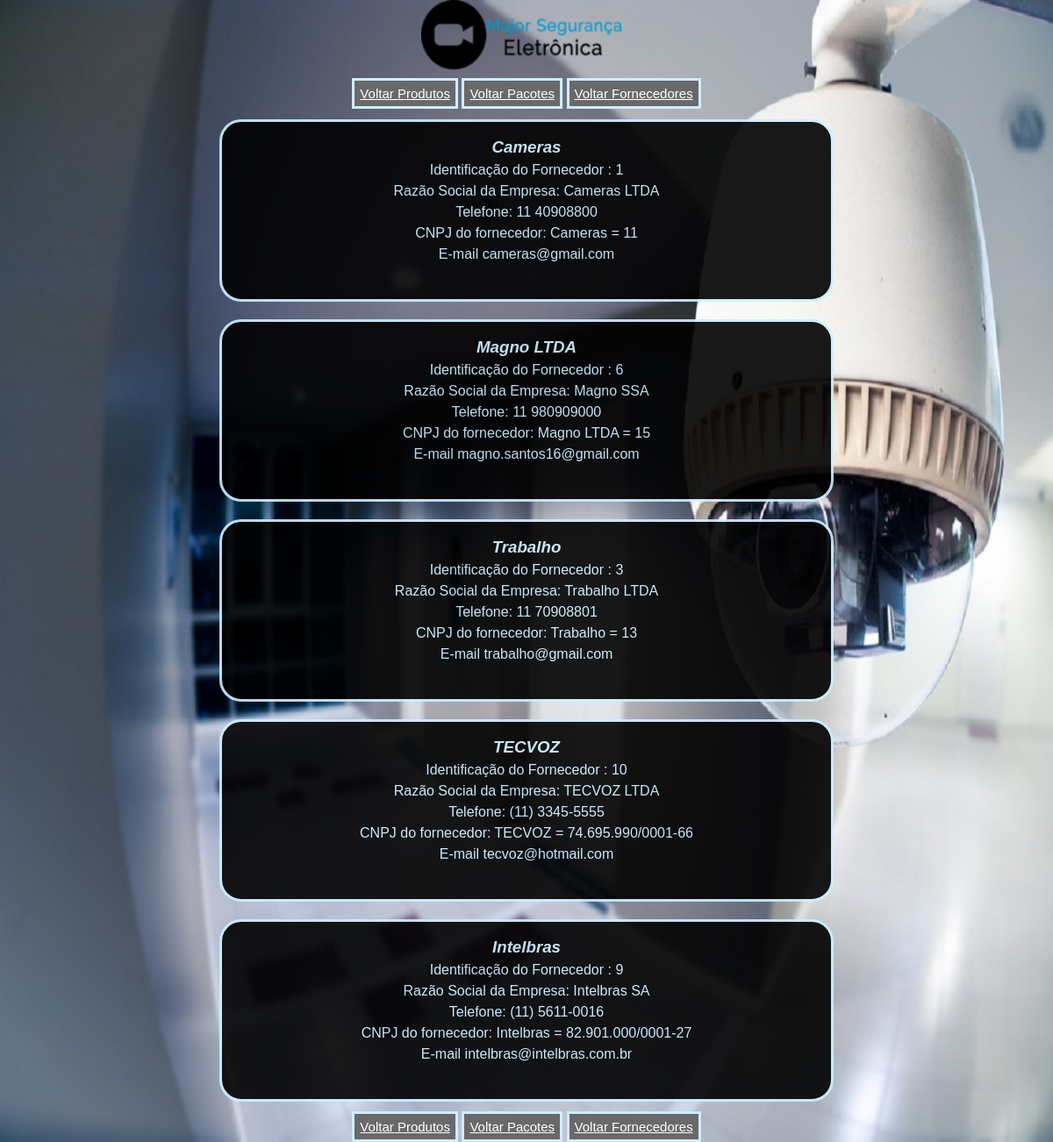
Screenshot of /sist.web/forn.php with the database file from the repository.
### tables this page shows
CREATE TABLE IF NOT EXISTS `fornecedor` (
  `id_forn` int(11) NOT NULL AUTO_INCREMENT,
  `razao_social` varchar(40) NOT NULL,
  `nome_forn` varchar(40) NOT NULL,
  `telefone` char(15) NOT NULL,
  `cnpj` char(18) NOT NULL,
  `email` varchar(100) NOT NULL,
  PRIMARY KEY (`id_forn`),
  UNIQUE KEY `email` (`email`)
);

### sist.web/forn.php (the view, shortened to what this page needs)
<html lang="pt-br">
    <head>
    <link rel="stylesheet" type="text/css" href="estilo.css">
    </head>
    <body>
        <div id="menu">
            <center><div <a href="index.html"><img src="imagens/logoex.png" width="240" height="80"></a></div><br>
            <a id="pag" href="Produto.html">Voltar Produtos</a>
            <a id="pag" href="Pacote.html">Voltar Pacotes</a>
            <a id="pag" href="Fornecedores.html">Voltar Fornecedores</a>
            </center>
        </div>
    </body>
</html>
<?php
echo '<link rel="stylesheet" type="text/css" href="estilophp.css">';
echo '<body>';
include "conexao.php";
    try
    {
        $Comando=$conexao->prepare("SELECT * FROM fornecedor");
    if($Comando->execute())
    {
        while ($linha=$Comando->fetch(PDO::FETCH_OBJ))
        {
            echo '<div id=bloco>';
            echo '<h3><i>'.$linha->nome_forn.'</i></h3>';
            echo 'Identificação do Fornecedor : '.$linha->id_forn.'<br>';
            echo 'Razão Social da Empresa: '.$linha->razao_social.'<br>';
            echo 'Telefone: '.$linha->telefone.'<br>';
            echo 'CNPJ do fornecedor: '.$linha->nome_forn.' = '.$linha->cnpj.'<br>';
            echo 'E-mail '.$linha->email.'<br><br>';
            echo '</div>';
        }
    }
    else
    {
        echo "<script>alert('Não foi possível completar a consulta!')</script>";
        echo ('<meta http-equiv="refresh"content=0;"fornecedores.html">');
    }
    }
    catch (PDOException $erro)
    {
        echo "Erro:".$erro->getMessage();
    }
    echo '</body>';
?>
<html>
    <center>
        <a id="pag" href="Produto.html">Voltar Produtos</a>
        <a id="pag" href="Pacote.html">Voltar Pacotes</a>
        <a id="pag" href="Fornecedores.html">Voltar Fornecedores</a>
    </center>
</html>

### sist.web/estilo.css (style rules this page uses)
* { margin: 0; padding: 0; }
body { font-size: 1em; font-family: "Trebuche MV", Helvetica, sans-serif; background-image: url(imagens/back.jpeg); background-repeat: no-repeat; background-size: 100% 100%; background-attachment: fixed; }
#pag { background-color:#696969; color: white; font-size: 15; padding: 6px; border-style: solid; border-color:#cceeff; width: 100px; height: 20px; }

### sist.web/estilophp.css (style rules this page uses)
* { margin: 0; padding: 0; }
body { font-size: 1rem; font-family: "Trebuche MV", Helvetica, sans-serif; background-image: url(imagens/back.jpeg); background-repeat: no-repeat; background-size: 100% 100%; background-attachment: fixed; }
#bloco { background-color: rgb(0, 0, 0); display: block; font-size:1rem; font-weight: 400; line-height: 1.5; color: #cceeff; padding: 15px 12px 15px 12px; text-align: center; opacity: .90; margin-top: 20px; margin-left: 250px; margin-right: 250px; margin-bottom: 20px; border-style: solid; border-color: #cceeff; border-radius: 25px; }

### rows the page displays
fornecedor: nome_forn "Cameras", id_forn "1", razao_social "Cameras LTDA", telefone "11 40908800", cnpj "11", email "cameras@gmail.com"
fornecedor: nome_forn "Magno LTDA", id_forn "6", razao_social "Magno SSA", telefone "11 980909000", cnpj "15", email "magno.santos16@gmail.com"
fornecedor: nome_forn "Trabalho", id_forn "3", razao_social "Trabalho LTDA", telefone "11 70908801", cnpj "13", email "trabalho@gmail.com"
fornecedor: nome_forn "TECVOZ", id_forn "10", razao_social "TECVOZ LTDA", telefone "(11) 3345-5555", cnpj "74.695.990/0001-66", email "tecvoz@hotmail.com"
fornecedor: nome_forn "Intelbras", id_forn "9", razao_social "Intelbras SA", telefone "(11) 5611-0016", cnpj "82.901.000/0001-27", email "intelbras@intelbras.com.br"
